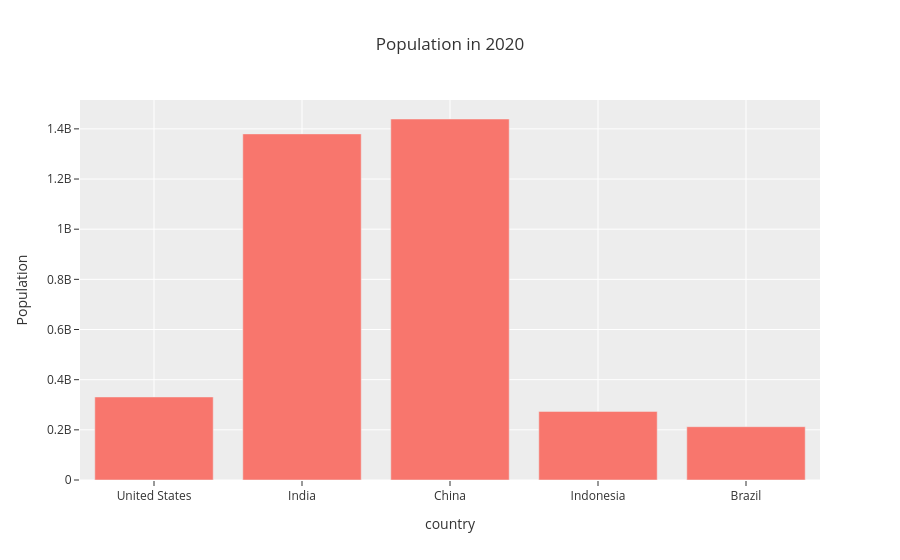

Notebook source saved alongside this figure:
### Code cell
fig = px.bar(
    df_pivot_2020,
    x=df_pivot_2020.index,
    y='2020',
    labels={'x':'Country','2020':'Population'},
    title='Population in 2020',
    template='ggplot2'
)
fig.show()

### Figure 1 — Plotly figure (JSON) as saved in the notebook; plotly's stock layout.template omitted (floating-point values rounded to 4 significant figures)
{"data": [{"hovertemplate": "country=%{x}<br>Population=%{y}<extra></extra>", "legendgroup": "", "marker": {"color": "#F8766D", "pattern": {"shape": ""}}, "name": "", "orientation": "v", "showlegend": false, "textposition": "auto", "type": "bar", "x": ["United States", "India", "China", "Indonesia", "Brazil"], "xaxis": "x", "y": [331000000.0, 1380000000.0, 1439000000.0, 273500000.0, 212600000.0], "yaxis": "y"}], "layout": {"barmode": "relative", "legend": {"tracegroupgap": 0}, "title": {"text": "Population in 2020"}, "xaxis": {"anchor": "y", "domain": [0, 1], "title": {"text": "country"}}, "yaxis": {"anchor": "x", "domain": [0, 1], "title": {"text": "Population"}}}}
